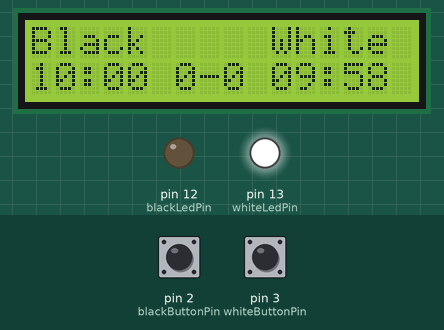
Recording of a sketch running on a simulated Arduino Uno, built with avr-gcc and run on an emulated ATmega328P. On the bench: 16×2 character LCD, output pins drawn as LEDs (lit = HIGH). Inputs (shaded band) come from the test bench; at power-on: pin 3 (whiteButtonPin) HIGH, pin 2 (blackButtonPin) HIGH.

Above: at 1.2 s.
1.3 s: pin 3 (whiteButtonPin) pulled LOW for 0.15 s
At 2.0 s:
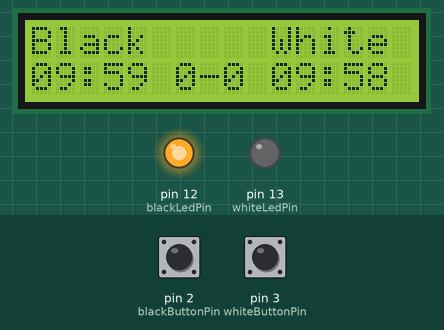
4.4 s: pin 2 (blackButtonPin) pulled LOW for 0.15 s
At 6.0 s:
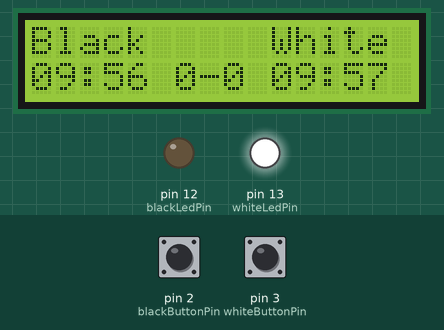
7.5 s: pin 3 (whiteButtonPin) pulled LOW for 1 s
At 9.3 s:
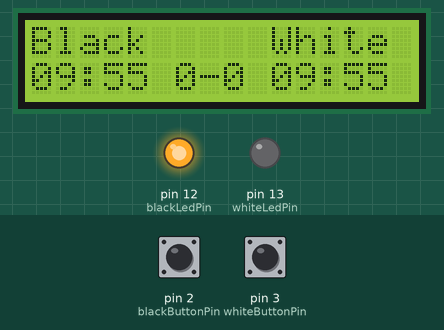
11.0 s: pin 2 (blackButtonPin) pulled LOW for 1 s
At 12.5 s:
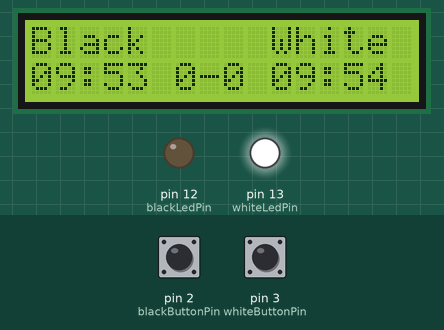
Timing chart, 0 to 14.0 s (numbered marks = the images above; inputs shaded):
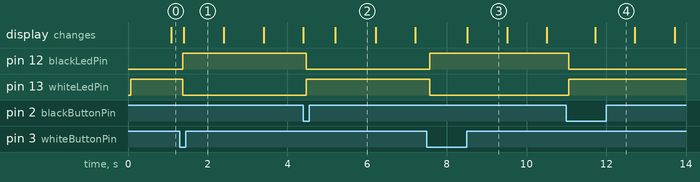

Measured:
- after the input at 1.3 s, pin 12 (blackLedPin): LOW → HIGH after 0.07 s; pin 13 (whiteLedPin): HIGH → LOW after 0.07 s
- after the input at 4.4 s, pin 12 (blackLedPin): HIGH → LOW after 0.07 s; pin 13 (whiteLedPin): LOW → HIGH after 0.07 s
- after the input at 7.5 s, pin 12 (blackLedPin): LOW → HIGH after 0.07 s; pin 13 (whiteLedPin): HIGH → LOW after 0.07 s
- after the input at 11.0 s, pin 12 (blackLedPin): HIGH → LOW after 0.06 s; pin 13 (whiteLedPin): LOW → HIGH after 0.06 s
- what the display in image 2 shows lasts 1.0 s, from 5.2 s to 6.2 s

The sketch:

BLKLab_Code_DIY_Dong_Ho_Dem_Nguoc_Trong_Co_Vua.ino
```cpp
/* =================================================================================================*
 *                                          BANLINHKIEN.COM                                         *
 *==================================================================================================*
 *                 	   PRJ08: DIY đồng hồ đếm ngược trong cờ vua
 *
 * Đấu nối:
 * Arduino UNO R3 vs LCD 16x2 I2C
 * 5V <-> VCC  ;   GND <-> GND  ;   A4 <-> SDA  ;   A5 <-> SCL
 *
 * Arduino UNO R3 vs Nút nhấn
 * Nút nhấn 1: D2 <-> Pin 1  ;   GND <-> Pin 2
 * Nút nhấn 2: D3 <-> Pin 1  ;   GND <-> Pin 2
 *
 * Arduino UNO R3 vs LED 5mm
 * LED 1: D12 <-> Anode  ;   GND <-> Cathode
 * LED 2: D13 <-> Anode  ;   GND <-> Cathode
 */

#include <Wire.h>
#include <LiquidCrystal_I2C.h>

LiquidCrystal_I2C lcd(0x27, 16, 2);  // Địa chỉ LCD có thể là 0x27 hoặc 0x3F

const int blackButtonPin = 2;        // Nút nhấn cho Black (một đầu nối GND)
const int whiteButtonPin = 3;        // Nút nhấn cho White (một đầu nối GND)
const int blackLedPin = 12;          // LED báo lượt Black
const int whiteLedPin = 13;          // LED báo lượt White

int blackButtonState = HIGH;
int lastBlackButtonState = HIGH;
unsigned long lastBlackDebounceTime = 0;

int whiteButtonState = HIGH;
int lastWhiteButtonState = HIGH;
unsigned long lastWhiteDebounceTime = 0;

unsigned long debounceDelay = 50;

// Thời gian (10 phút)
double whiteTime = 600000;
double blackTime = 600000;
double whiteLastCheck = 0;
double blackLastCheck = 0;

int whiteScore = 0;  		// Tỉ số
int blackScore = 0;

bool isWhiteTurn = true;
bool gameOver = false;
String whoLost = "";

void setup() {
  Serial.begin(9600);
  lcd.init();
  lcd.backlight();

  pinMode(blackButtonPin, INPUT_PULLUP);
  pinMode(whiteButtonPin, INPUT_PULLUP);
  pinMode(blackLedPin, OUTPUT);
  pinMode(whiteLedPin, OUTPUT);

  digitalWrite(whiteLedPin, HIGH);
  digitalWrite(blackLedPin, LOW);

  whiteLastCheck = millis();
  blackLastCheck = millis();

  showHeader();       		// In dòng tiêu đề ban đầu
  updateDisplay();    		// In thời gian ban đầu
}

void loop() {
  // Xử lý nút nhấn Black
  int blackReading = digitalRead(blackButtonPin);
  if (blackReading != lastBlackButtonState) {
    lastBlackDebounceTime = millis();
  }
  if ((millis() - lastBlackDebounceTime) > debounceDelay) {
    if (blackReading != blackButtonState) {
      blackButtonState = blackReading;
      if (blackButtonState == LOW) {
        if (gameOver) {
          resetGame();
        } else if (!isWhiteTurn && !gameOver) {
          // Chuyển lượt sang White
          isWhiteTurn = true;
          whiteLastCheck = millis();
          digitalWrite(blackLedPin, LOW);
          digitalWrite(whiteLedPin, HIGH);
        }
      }
    }
  }
  lastBlackButtonState = blackReading;

  // Xử lý nút nhấn White
  int whiteReading = digitalRead(whiteButtonPin);
  if (whiteReading != lastWhiteButtonState) {
    lastWhiteDebounceTime = millis();
  }
  if ((millis() - lastWhiteDebounceTime) > debounceDelay) {
    if (whiteReading != whiteButtonState) {
      whiteButtonState = whiteReading;
      if (whiteButtonState == LOW) {
        if (gameOver) {
          resetGame();
        } else if (isWhiteTurn && !gameOver) {
          // Chuyển lượt sang Black
          isWhiteTurn = false;
          blackLastCheck = millis();
          digitalWrite(whiteLedPin, LOW);
          digitalWrite(blackLedPin, HIGH);
        }
      }
    }
  }
  lastWhiteButtonState = whiteReading;

  // Cập nhật thời gian
  if (!gameOver) {
    if (isWhiteTurn) {
      UpdateWhiteTime();
    } else {
      UpdateBlackTime();
    }
  }
}

// ===== HIỂN THỊ DÒNG 1: "Black        White" =====
void showHeader() {
  lcd.clear();
  lcd.setCursor(0, 0);
  lcd.print("Black");
  lcd.setCursor(10, 0);  	// Dịch White sang trái một cột
  lcd.print("White");
}

// ===== CẬP NHẬT DÒNG 2: thời gian + tỉ số =====
void updateDisplay() {
  lcd.setCursor(0, 1);
  printTime(blackTime);

  lcd.setCursor(6, 1);  	// Dịch tỉ số sang trái một cột
  lcd.print(blackScore);
  lcd.print("-");
  lcd.print(whiteScore);

  lcd.setCursor(10, 1);  	// Dịch thời gian White sang trái một cột
  printTime(whiteTime);
}

// ===== HÀM CẬP NHẬT THỜI GIAN TRẮNG =====
void UpdateWhiteTime() {
  whiteTime -= (millis() - whiteLastCheck);
  whiteLastCheck = millis();

  if (whiteTime <= 0 && !gameOver) {
    gameOver = true;
    whoLost = "White";
    lcd.clear();
    lcd.setCursor(2, 0);
    lcd.print("White LOSE!");
    return;
  }

  updateDisplay();
}

// ===== HÀM CẬP NHẬT THỜI GIAN ĐEN =====
void UpdateBlackTime() {
  blackTime -= (millis() - blackLastCheck);
  blackLastCheck = millis();

  if (blackTime <= 0 && !gameOver) {
    gameOver = true;
    whoLost = "Black";
    lcd.clear();
    lcd.setCursor(2, 0);
    lcd.print("Black LOSE!");
    return;
  }

  updateDisplay();
}

// ===== IN ĐỊNH DẠNG mm:ss =====
void printTime(double timeLeft) {
  int minutes = floor(timeLeft / 60000);
  int seconds = floor(timeLeft / 1000) - minutes * 60;

  if (minutes < 10) lcd.print("0");
  lcd.print(minutes);
  lcd.print(":");
  if (seconds < 10) lcd.print("0");
  lcd.print(seconds);
}

// ===== RESET TRÒ CHƠI =====
void resetGame() {
  if (whoLost == "White") {
    blackScore++;
  } else if (whoLost == "Black") {
    whiteScore++;
  }

  whiteTime = 600000;
  blackTime = 600000;
  whiteLastCheck = millis();
  blackLastCheck = millis();
  isWhiteTurn = true;
  digitalWrite(whiteLedPin, HIGH);
  digitalWrite(blackLedPin, LOW);
  gameOver = false;
  whoLost = "";
  lcd.clear();
  showHeader();
  updateDisplay();
}
```
